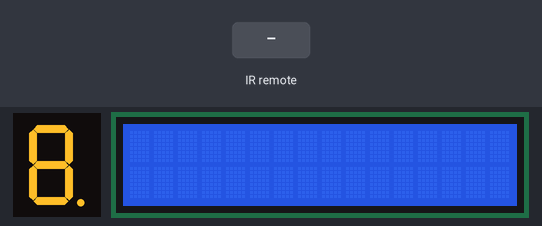
The sketch below on a simulated Arduino Uno, built with avr-gcc and run on an emulated ATmega328P. Shown: 1-digit seven-segment display, 16×2 character LCD. Wiring (inferred from the names in the program): 1-digit 7-segment display, segments lit when HIGH: segments pin 8, pin 9, pin 11, pin 12, pin 13, pin 7, pin 6, pin 10. The test bench sets the inputs (shaded band). The segment pins are drawn as the display they are named for.

Above: at 1.2 s.
1.3 s: infrared code 0xFF6897 received
At 2.1 s:
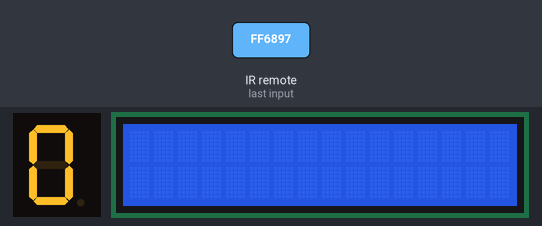
2.8 s: infrared code 0xFF30CF received
At 3.2 s:
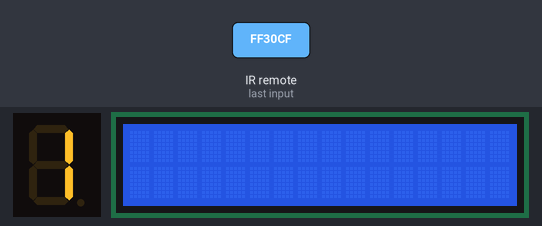
Timing chart, 0 to 5.8 s (numbered marks = the images above; inputs shaded):
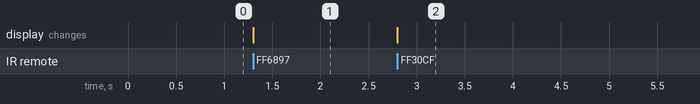

The sketch:

ir_seg.ino
```cpp
#include <LiquidCrystal_I2C.h>
#include <IRremote.h>

/* Define the pins for the 7-Segment Display */
const int E = 13;
const int D = 12;
const int C = 11;
const int DP = 10;
const int B = 9;
const int A = 8;
const int F = 7;
const int G = 6;

const int pinIR = 5;  // Define the pin for the IR

LiquidCrystal_I2C lcd(0x27, 16, 2);

IRrecv irrecv(pinIR);
decode_results results;  // The results of the IR receiver (the values it returns)
void setup() {
  lcd.begin();  // Start the lcd
  lcd.clear();  // Clear the lcd's screen

  irrecv.enableIRIn();  // Start the IR receiver

  pinMode(E, OUTPUT);
  pinMode(D, OUTPUT);
  pinMode(C, OUTPUT);
  pinMode(DP, OUTPUT);
  pinMode(B, OUTPUT);
  pinMode(A, OUTPUT);
  pinMode(F, OUTPUT);
  pinMode(G, OUTPUT);

  digitalWrite(E, HIGH);
  digitalWrite(D, HIGH);
  digitalWrite(C, HIGH);
  digitalWrite(DP, HIGH);
  digitalWrite(B, HIGH);
  digitalWrite(A, HIGH);
  digitalWrite(F, HIGH);
  digitalWrite(G, HIGH);

}

void loop() {
  if (irrecv.decode(&results)) {
    /* Prints "0" on the 7-Segment Display */
    if (results.value == 16738455) {   // Button "0"
      segWrite(1,1,1,0,1,1,1,0);
    }

    /* Prints "1" on the 7-Segment Display */
    if (results.value == 16724175) {   // Button "1"
      segWrite(0,0,1,0,1,0,0,0);
    }

    /* Prints "2" on the 7-Segment Display */
    if (results.value == 16718055) {   // Button "2"
      segWrite(1,1,0,0,1,1,0,1);
    }

    /* Prints "3" on the 7-Segment Display */
    if (results.value == 16743045) {   // Button "3"
      segWrite(0,1,1,0,1,1,0,1);
    }

    /* Prints "4" on the 7-Segment Display */
    if (results.value == 16716015) {   // Button "4"
      segWrite(0,0,1,0,1,0,1,1);
    }

    /* Prints "5" on the 7-Segment Display */
    if (results.value == 16726215) {   // Button "5"
      segWrite(0,1,1,0,0,1,1,1);
    }

    /* Prints "6" on the 7-Segment Display */
    if (results.value == 16734885) {   // Button "6"
      segWrite(1,1,1,0,0,1,1,1);
    }

    /* Prints "7" on the 7-Segment Display */
    if (results.value == 16728765) {   // Button "7"
      segWrite(0,0,1,0,1,1,1,0);
    }

    /* Prints "8" on the 7-Segment Display */
    if (results.value == 16730805) {   // Button "8"
      segWrite(1,1,1,0,1,1,1,1);
    }

    /* Prints "9" on the 7-Segment Display */
    if (results.value == 16732845) {   // Button "9"
      segWrite(0,1,1,0,1,1,1,1);
    }

    /* Removes the dot from the 7-Segment Display */
    if (results.value == 16769055) {   // Button "-"
      digitalWrite(DP, LOW);
    }

    /* Adds the dot to the 7-Segment Display */
    if (results.value == 16754775) {   // Button "+"
      digitalWrite(DP, HIGH);
    }

    /* Writes "Off" on the LCD Screen */
    if (results.value == 16753245) {   // Button "CH-"
      lcd.clear();
      lcd.setCursor(0,0);
      lcd.print("Off");
      delay(200);
    }

    /* Writes "On" on the LCD Screen */
    if (results.value == 16769565) {   // Button "CH+"
      lcd.clear();
      lcd.setCursor(0,0);
      lcd.print("On");
      delay(200);
    }

    /* Clears the 7-Segment Display */
    if (results.value == 16748655) {   // Button "EQ"
      segWrite(0,0,0,0,0,0,0,0);
    }

    /* Clears the LCD Screen*/
    if (results.value == 16736925) {   // Button "CH"
      lcd.clear();
    }

    irrecv.resume();
  }

}

void segWrite(int v1, int v2, int v3, int v4, int v5, int v6, int v7, int v8) {
    if (v1 == 1) {
      digitalWrite(E, HIGH);
    }
    else if (v1 == 0) {
      digitalWrite(E, LOW);
    }
    if (v2 == 1) {
      digitalWrite(D, HIGH);
    }
    else if (v2 == 0) {
      digitalWrite(D, LOW);
    }
    if (v3 == 1) {
      digitalWrite(C, HIGH);
    }
    else if (v3 == 0) {
      digitalWrite(C, LOW);
    }
    if (v4 == 1) {
      digitalWrite(DP, HIGH);
    }
    else if (v4 == 0) {
      digitalWrite(DP, LOW);
    }
    if (v5 == 1) {
      digitalWrite(B, HIGH);
    }
    else if (v5 == 0) {
      digitalWrite(B, LOW);
    }
    if (v6 == 1) {
      digitalWrite(A, HIGH);
    }
    else if (v6 == 0) {
      digitalWrite(A, LOW);
    }
    if (v7 == 1) {
      digitalWrite(F, HIGH);
    }
    else if (v7 == 0) {
      digitalWrite(F, LOW);
    }
    if (v8 == 1) {
      digitalWrite(G, HIGH);
    }
    else if (v8 == 0) {
      digitalWrite(G, LOW);
    }

}
```

Measured:
- after the input at 1.3 s, the display: changes at once (image 1)
- after the input at 2.8 s, the display: changes at once (image 2)
